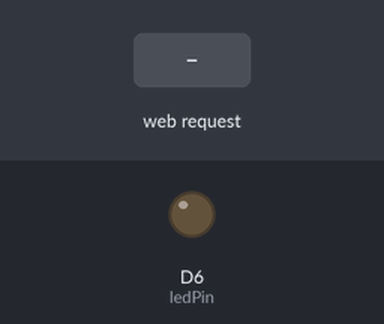
Recording of a sketch running on a simulated ESP8266 (NodeMCU). Parts: output pins drawn as LEDs (lit = HIGH). Inputs (shaded band) come from the test bench. WiFi joins after 1.5 s; servers stay silent unless stated; what the sketch prints to the serial monitor is not drawn.

Above: at 2.7 s.
2.8 s: HTTP request GET /TurnOn received
At 4.0 s:
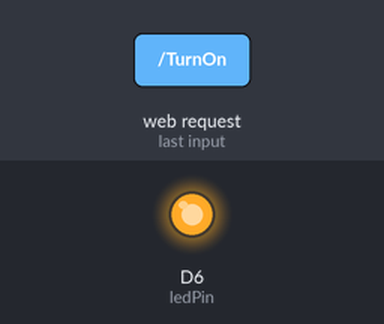
4.3 s: HTTP request GET /TurnOff received
At 5.3 s:
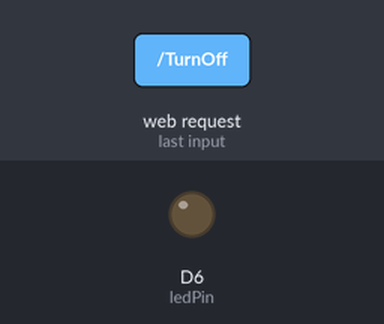
Timing chart, 0 to 7.3 s (numbered marks = the images above; inputs shaded):
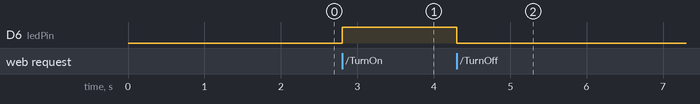

Measured:
- after the input at 2.8 s, D6 (ledPin): LOW → HIGH at once
- after the input at 4.3 s, D6 (ledPin): HIGH → LOW at once

The sketch:

IoT03_Node.ino
```cpp
#include <ESP8266WiFi.h>
#include <ESP8266WebServer.h>
#include <DHT.h>

ESP8266WebServer server(80);
DHT dht14(D4, DHT11);

const int ledPin = D6;
bool isLedOn = false;

void init_wifi(String ssid, String password) {
  WiFi.mode(WIFI_STA);
  WiFi.begin(ssid, password);
  Serial.println("");
  while (WiFi.status() != WL_CONNECTED) {
    delay(500);
    Serial.print(".");
  }
  Serial.println("");
  Serial.println("Connected to " + ssid);
  Serial.println("IP address: " + WiFi.localIP().toString());
}

void setup(void) {
  Serial.begin(115200);
  init_wifi("4157", "12356789");
  pinMode(ledPin, OUTPUT);
  dht14.begin();

  server.on("/", HTTP_GET, []() {
    float temperature = dht14.readTemperature();
    float humidity = dht14.readHumidity();

    String ledStatus = isLedOn ? "green" : "red";
    String ledText = isLedOn ? "On" : "Off";

    String html = "<html><body style='display: flex; justify-content: center; align-items: center; height: 100vh;'>";
    html += "<div style='text-align: center; background-color: #f5f5f5; border: 5px solid #ccc; padding: 20px; border-radius: 10px; font-family: Arial, sans-serif;'>";
    html += "<p style='font-size: 20px;'>Temperature: <span id='temperature'>" + String(temperature, 2) + " C</span></p>";
    html += "<p style='font-size: 20px;'>Humidity: <span id='humidity'>" + String(humidity, 2) + " %</span></p>";
    html += "<p style='font-size: 20px;'>LED Status: <span style='color: " + ledStatus + "'>" + ledText + "</span></p>";
    html += "<div style='display: flex; justify-content: center;'>";
    html += "<form action='/TurnOn' method='get'><input type='submit' value='Turn On'></form>";
    html += "<span style='margin: 0 5px;'></span>";
    html += "<form action='/TurnOff' method='get'><input type='submit' value='Turn Off'></form>";
    html += "</div></div></body></html>";

    html += "<script>setInterval(() => fetch('/TempHum').then(response => response.json()).then(data => { document.getElementById('temperature').textContent = data.temperature.toFixed(2) + ' C'; document.getElementById('humidity').textContent = data.humidity.toFixed(2) + ' %'; }), 500);</script>";

    server.send(200, "text/html", html);
  });

  server.on("/TurnOn", HTTP_GET, []() {
    digitalWrite(ledPin, HIGH);
    isLedOn = true;
    server.sendHeader("Location", "/");
    server.send(302, "text/plain", "");
  });

  server.on("/TurnOff", HTTP_GET, []() {
    digitalWrite(ledPin, LOW);
    isLedOn = false;
    server.sendHeader("Location", "/");
    server.send(302, "text/plain", "");
  });

  server.on("/TempHum", HTTP_GET, []() {
    float temperature = dht14.readTemperature();
    float humidity = dht14.readHumidity();
    String TempHum = "{\"temperature\":" + String(temperature, 2) + ",\"humidity\":" + String(humidity, 2) + "}";
    server.send(200, "application/json", TempHum);
  });

  server.begin();
  Serial.println("HTTP server started");
}

void loop(void) {
  server.handleClient();
}
```
